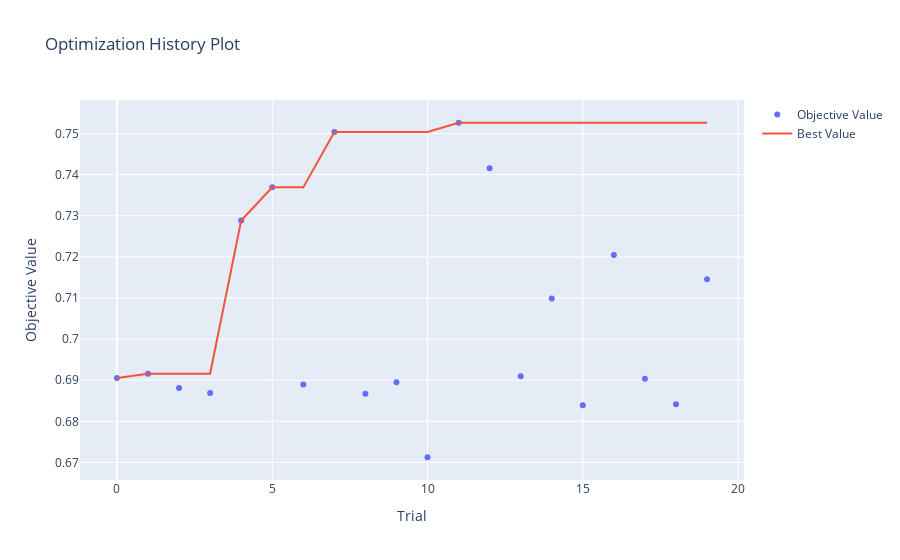
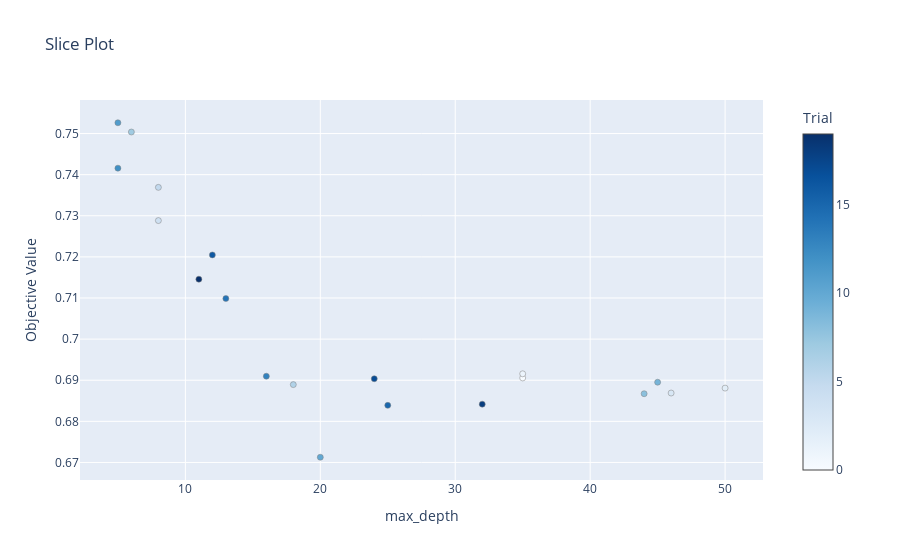
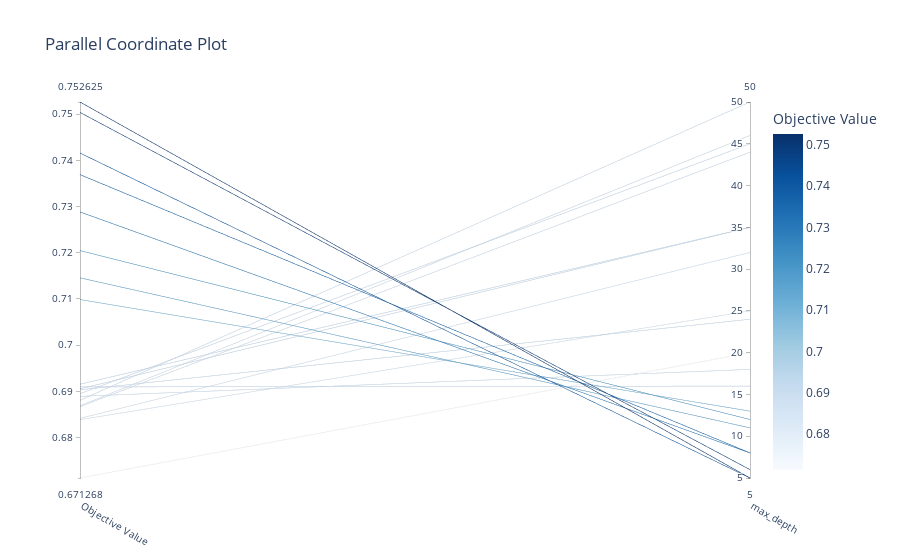

Notebook code for these charts, in order:
### Code cell
# Generate plots for each model
for model_name, study in studies.items():
    print(f"Plots for model: {model_name}")
    
    # Optimization history
    fig_opt_history = plot_optimization_history(study)
    fig_opt_history.show()

    # Slice plot
    fig_slice = plot_slice(study)
    fig_slice.show()

    # Parallel coordinate plot
    fig_parallel = plot_parallel_coordinate(study)
    fig_parallel.show()

    # Contour plot
    fig_contour = plot_contour(study)
    fig_contour.show()

    # Parameter importances
    fig_param_importances = plot_param_importances(study)
    fig_param_importances.show()

### Figure 1 — Plotly figure (JSON) as saved in the notebook; plotly's stock layout.template omitted (floating-point values rounded to 4 significant figures)
{"data": [{"mode": "markers", "name": "Objective Value", "type": "scatter", "x": [0, 1, 2, 3, 4, 5, 6, 7, 8, 9, 10, 11, 12, 13, 14, 15, 16, 17, 18, 19], "y": [0.6906, 0.6916, 0.6881, 0.6869, 0.7288, 0.7369, 0.6889, 0.7504, 0.6867, 0.6895, 0.6713, 0.7526, 0.7416, 0.691, 0.7099, 0.6839, 0.7205, 0.6904, 0.6842, 0.7146]}, {"mode": "lines", "name": "Best Value", "type": "scatter", "x": [0, 1, 2, 3, 4, 5, 6, 7, 8, 9, 10, 11, 12, 13, 14, 15, 16, 17, 18, 19], "y": [0.6906, 0.6916, 0.6916, 0.6916, 0.7288, 0.7369, 0.7369, 0.7504, 0.7504, 0.7504, 0.7504, 0.7526, 0.7526, 0.7526, 0.7526, 0.7526, 0.7526, 0.7526, 0.7526, 0.7526]}, {"marker": {"color": "#cccccc"}, "mode": "markers", "name": "Infeasible Trial", "showlegend": false, "type": "scatter", "x": [], "y": []}], "layout": {"title": {"text": "Optimization History Plot"}, "xaxis": {"title": {"text": "Trial"}}, "yaxis": {"title": {"text": "Objective Value"}}}}

### Figure 2 — Plotly figure (JSON) as saved in the notebook; plotly's stock layout.template omitted (floating-point values rounded to 4 significant figures)
{"data": [{"marker": {"color": [0, 1, 2, 3, 4, 5, 6, 7, 8, 9, 10, 11, 12, 13, 14, 15, 16, 17, 18, 19], "colorbar": {"title": {"text": "Trial"}, "x": 1, "xpad": 40}, "colorscale": [[0, "rgb(247,251,255)"], [0.125, "rgb(222,235,247)"], [0.25, "rgb(198,219,239)"], [0.375, "rgb(158,202,225)"], [0.5, "rgb(107,174,214)"], [0.625, "rgb(66,146,198)"], [0.75, "rgb(33,113,181)"], [0.875, "rgb(8,81,156)"], [1, "rgb(8,48,107)"]], "line": {"color": "Grey", "width": 0.5}}, "mode": "markers", "name": "Feasible Trial", "showlegend": false, "type": "scatter", "x": [35, 35, 50, 46, 8, 8, 18, 6, 44, 45, 20, 5, 5, 16, 13, 25, 12, 24, 32, 11], "y": [0.6906, 0.6916, 0.6881, 0.6869, 0.7288, 0.7369, 0.6889, 0.7504, 0.6867, 0.6895, 0.6713, 0.7526, 0.7416, 0.691, 0.7099, 0.6839, 0.7205, 0.6904, 0.6842, 0.7146]}], "layout": {"title": {"text": "Slice Plot"}, "xaxis": {"title": {"text": "max_depth"}}, "yaxis": {"title": {"text": "Objective Value"}}}}

### Figure 3 — Plotly figure (JSON) as saved in the notebook; plotly's stock layout.template omitted (floating-point values rounded to 4 significant figures)
{"data": [{"dimensions": [{"label": "Objective Value", "range": [0.6713, 0.7526], "values": [0.6906, 0.6916, 0.6881, 0.6869, 0.7288, 0.7369, 0.6889, 0.7504, 0.6867, 0.6895, 0.6713, 0.7526, 0.7416, 0.691, 0.7099, 0.6839, 0.7205, 0.6904, 0.6842, 0.7146]}, {"label": "max_depth", "range": [5, 50], "values": [35, 35, 50, 46, 8, 8, 18, 6, 44, 45, 20, 5, 5, 16, 13, 25, 12, 24, 32, 11]}], "labelangle": 30, "labelside": "bottom", "line": {"color": [0.6906, 0.6916, 0.6881, 0.6869, 0.7288, 0.7369, 0.6889, 0.7504, 0.6867, 0.6895, 0.6713, 0.7526, 0.7416, 0.691, 0.7099, 0.6839, 0.7205, 0.6904, 0.6842, 0.7146], "colorbar": {"title": {"text": "Objective Value"}}, "colorscale": [[0, "rgb(247,251,255)"], [0.125, "rgb(222,235,247)"], [0.25, "rgb(198,219,239)"], [0.375, "rgb(158,202,225)"], [0.5, "rgb(107,174,214)"], [0.625, "rgb(66,146,198)"], [0.75, "rgb(33,113,181)"], [0.875, "rgb(8,81,156)"], [1, "rgb(8,48,107)"]], "reversescale": false, "showscale": true}, "type": "parcoords"}], "layout": {"title": {"text": "Parallel Coordinate Plot"}}}
